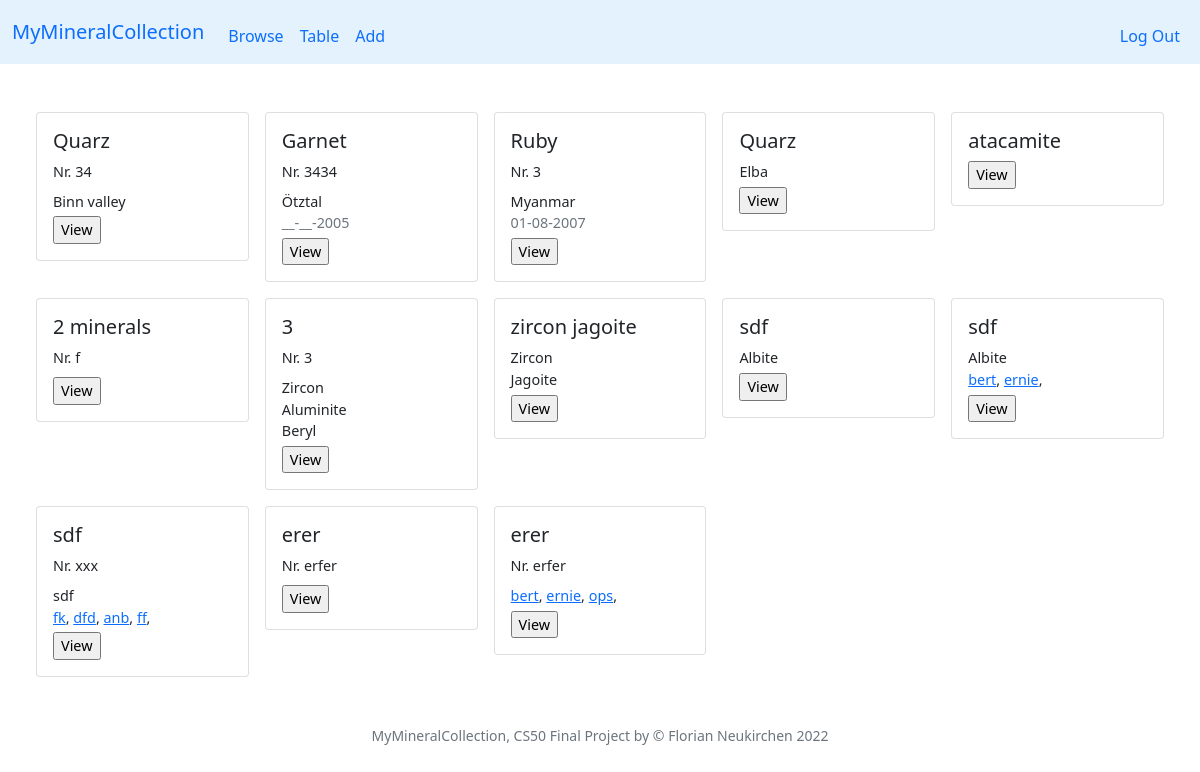
Before: / (signed in) with the older database file.
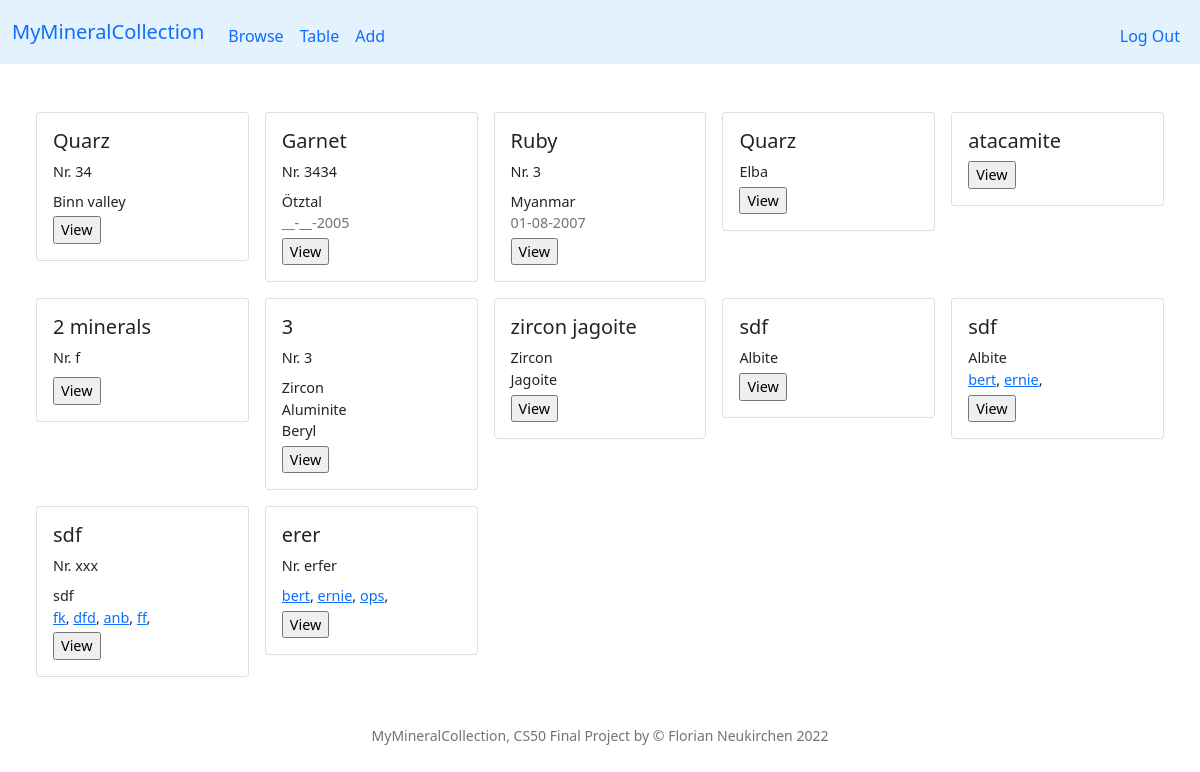
After: the same page with the newer database file.
### tables this page shows
CREATE TABLE specimen (id INTEGER PRIMARY KEY AUTOINCREMENT NOT NULL, user_id INTEGER NOT NULL, my_id TEXT, title TEXT, locality TEXT, day INTEGER, month INTEGER, year INTEGER, storage TEXT, timestamp TEXT, thumbnail TEXT);

CREATE TABLE minerals (symbol TEXT, name TEXT NOT NULL, chemistry TEXT, elements TEXT, crystal_system TEXT, fleischer TEXT, PRIMARY KEY(symbol));

CREATE TABLE tags (specimen_id INTEGER NOT NULL REFERENCES specimen(id) ON DELETE CASCADE, tag TEXT NOT NULL);

### app.py (the view)
@app.route("/")
@login_required
def index():
    rows = db.execute("SELECT * FROM specimen WHERE user_id = ?", session["user_id"])
    for row in rows:
        row['minerals'] = db.execute("SELECT minerals.name AS name FROM minerals JOIN specmin ON minerals.symbol = specmin.min_symbol WHERE specmin.specimen_id = ?", row['id'])
        row['tags'] = db.execute("SELECT tags.tag AS tag FROM tags JOIN specimen ON tags.specimen_id = specimen.id WHERE specimen.id = ?", row['id'])
    return render_template("browse.html", rows=rows)

### app.py (called while the page is built)
@app.after_request
def after_request(response):
    response.headers["Cache-Control"] = "no-cache, no-store, must-revalidate"
    response.headers["Expires"] = 0
    response.headers["Pragma"] = "no-cache"
    return response

### helpers.py (called while the page is built)
def login_required(f):
    @wraps(f)
    def decorated_function(*args, **kwargs):
        if session.get("user_id") is None:
            return redirect("/login")
        return f(*args, **kwargs)
    return decorated_function

def date2(value):
    if not value:
        return "__"
    return f"{value:02d}"

def date4(value):
    if not value:
        return "____"
    return f"{value:04d}"

def taglink(value):
    if not value:
        return ""
    html = '<a href="tag?t=' + value + '">' + value + '</a>'
    return html

def addnr(value):
    if not value:
        return ""
    return 'Nr. ' + value

### templates/browse.html (shortened to what this page needs)
{% extends "layout.html" %}
{% block main %}
<div class="container-fluid text-center">
    <div class="container-fluid">
        <div class="row row-cols-1  row-cols-sm-2 row-cols-md-3 row-cols-lg-4 row-cols-xl-5 g-3">
        {% for row in rows %}
        <div class="col">
            <div class="card">
                <div class="card-body text-start size90">
                  <h5 class="card-title">{{ row['title'] }}</h5>
                  <div class="card-text mb-2">{{ row['my_id'] | addnr }}</div>
                  {% for min in row['minerals'] %}
                  <div class="card-text">{{ min['name'] }}</div>
                  {% endfor %}
                  <div class="card-text">{{ row['locality'] }}</div>
                  {% if row['day'] or row['month'] or row['year'] %}
                  <div class="card-text text-muted">{{ row['day'] | date2 }}-{{ row['month'] | date2 }}-{{ row['year'] | date4}}</div>
                  {% endif %}
                  {% for tag in row['tags'] %}
                    {{ tag['tag'] | taglink | safe }},
                  {% endfor %}
                  <form action="/view" class="mt-1">
                    <input type="submit" value="View">
                  </form>
                </div>
              </div>
        </div>
        {% endfor %}
</div>
{% endblock %}

Changed rows visible on the page:
removed specimen: title "erer", my_id|addnr "Nr. erfer"
